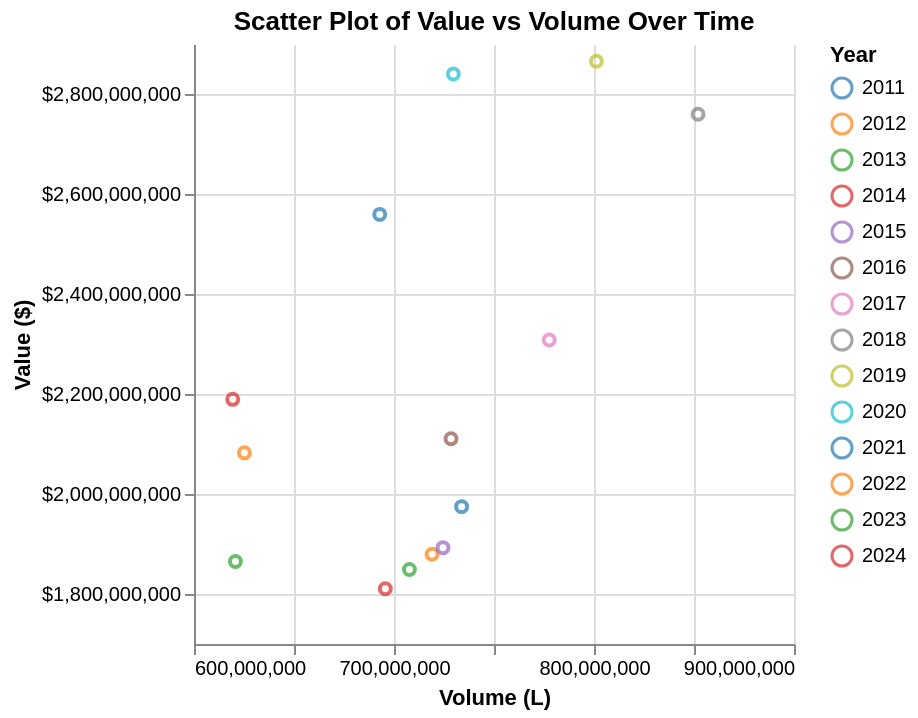

Vega-Lite specification stored for this chart:
### Vega-Lite specification from a JSON file in a GitHub repository (floating-point values rounded to 4 significant figures)
{"$schema": "https://vega.github.io/schema/vega-lite/v5.json", "title": "Scatter Plot of Value vs Volume Over Time", "data": {"values": [{"Value": 1975000000.0, "Volume": 733800000.0, "Month year ending": 2011}, {"Value": 1880000000.0, "Volume": 719015104, "Month year ending": 2012}, {"Value": 1849000000.0, "Volume": 707700000.0, "Month year ending": 2013}, {"Value": 1811000000.0, "Volume": 695700000.0, "Month year ending": 2014}, {"Value": 1893000000.0, "Volume": 724500000.0, "Month year ending": 2015}, {"Value": 2110000000.0, "Volume": 728500000.0, "Month year ending": 2016}, {"Value": 2308000000.0, "Volume": 777600000.0, "Month year ending": 2017}, {"Value": 2759000000.0, "Volume": 852000000.0, "Month year ending": 2018}, {"Value": 2865000000.0, "Volume": 801200000.0, "Month year ending": 2019}, {"Value": 2840000000.0, "Volume": 729700000.0, "Month year ending": 2020}, {"Value": 2559000000.0, "Volume": 692900000.0, "Month year ending": 2021}, {"Value": 2082000000.0, "Volume": 625200000.0, "Month year ending": 2022}, {"Value": 1865000000.0, "Volume": 620700000.0, "Month year ending": 2023}, {"Value": 2189000000.0, "Volume": 619400000.0, "Month year ending": 2024}]}, "mark": "point", "encoding": {"x": {"field": "Volume", "type": "quantitative", "title": "Volume (L)", "scale": {"domain": [600000000, 900000000]}}, "y": {"field": "Value", "type": "quantitative", "title": "Value ($)", "scale": {"domain": [1700000000, 2900000000]}, "axis": {"format": "$,.0f"}}, "color": {"field": "Month year ending", "type": "nominal", "title": "Year", "scale": {"scheme": "category10"}}, "tooltip": [{"field": "Month year ending", "title": "Year"}, {"field": "Value", "title": "Value ($)", "format": "$,.0f"}, {"field": "Volume", "title": "Volume (L)"}]}, "view": {"stroke": null}}
